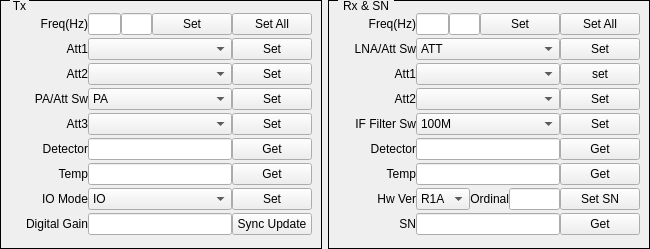
<?xml version="1.0" encoding="UTF-8"?>
<ui version="4.0">
 <class>QRFR1ADlg</class>
 <widget class="QWidget" name="QRFR1ADlg">
  <property name="geometry">
   <rect>
    <x>0</x>
    <y>0</y>
    <width>650</width>
    <height>249</height>
   </rect>
  </property>
  <property name="windowTitle">
   <string>Dialog</string>
  </property>
  <layout class="QHBoxLayout" name="horizontalLayout_21" stretch="1,1">
   <property name="spacing">
    <number>6</number>
   </property>
   <property name="leftMargin">
    <number>0</number>
   </property>
   <property name="topMargin">
    <number>0</number>
   </property>
   <property name="rightMargin">
    <number>0</number>
   </property>
   <property name="bottomMargin">
    <number>0</number>
   </property>
   <item>
    <widget class="QGroupBox" name="groupBoxTx">
     <property name="styleSheet">
      <string notr="true">QGroupBox{ border:1px solid black; margin-top:0.5ex; }
QGroupBox::title { subcontrol-origin:margin; subcontrol-position:top left; top:-1px; left:10px; margin-left: 0px; padding:0 1px; }</string>
     </property>
     <property name="title">
      <string>Tx</string>
     </property>
     <layout class="QHBoxLayout" name="horizontalLayout_19">
      <item>
       <layout class="QVBoxLayout" name="verticalLayoutTx">
        <property name="spacing">
         <number>0</number>
        </property>
        <item>
         <layout class="QHBoxLayout" name="horizontalLayoutTx0">
          <property name="spacing">
           <number>0</number>
          </property>
          <item>
           <widget class="QLabel" name="labelTxFreq">
            <property name="sizePolicy">
             <sizepolicy hsizetype="Fixed" vsizetype="Fixed">
              <horstretch>0</horstretch>
              <verstretch>0</verstretch>
             </sizepolicy>
            </property>
            <property name="minimumSize">
             <size>
              <width>78</width>
              <height>16</height>
             </size>
            </property>
            <property name="text">
             <string>Freq(Hz)</string>
            </property>
            <property name="alignment">
             <set>Qt::AlignRight|Qt::AlignTrailing|Qt::AlignVCenter</set>
            </property>
           </widget>
          </item>
          <item>
           <widget class="QLineEdit" name="lineEditTxFreq">
            <property name="sizePolicy">
             <sizepolicy hsizetype="Expanding" vsizetype="Fixed">
              <horstretch>5</horstretch>
              <verstretch>0</verstretch>
             </sizepolicy>
            </property>
           </widget>
          </item>
          <item>
           <widget class="QLineEdit" name="lineEditTxFreqStep">
            <property name="sizePolicy">
             <sizepolicy hsizetype="Fixed" vsizetype="Fixed">
              <horstretch>0</horstretch>
              <verstretch>0</verstretch>
             </sizepolicy>
            </property>
            <property name="maximumSize">
             <size>
              <width>31</width>
              <height>16777215</height>
             </size>
            </property>
           </widget>
          </item>
          <item>
           <widget class="QPushButton" name="pushButtonSetTxFreq">
            <property name="sizePolicy">
             <sizepolicy hsizetype="Expanding" vsizetype="Fixed">
              <horstretch>1</horstretch>
              <verstretch>0</verstretch>
             </sizepolicy>
            </property>
            <property name="text">
             <string>Set</string>
            </property>
           </widget>
          </item>
          <item>
           <widget class="QPushButton" name="pushButtonSetTxAll">
            <property name="sizePolicy">
             <sizepolicy hsizetype="Expanding" vsizetype="Fixed">
              <horstretch>1</horstretch>
              <verstretch>0</verstretch>
             </sizepolicy>
            </property>
            <property name="text">
             <string>Set All</string>
            </property>
           </widget>
          </item>
         </layout>
        </item>
        <item>
         <layout class="QHBoxLayout" name="horizontalLayoutTx1">
          <property name="spacing">
           <number>0</number>
          </property>
          <item>
           <widget class="QLabel" name="labelTxAtt1">
            <property name="sizePolicy">
             <sizepolicy hsizetype="Fixed" vsizetype="Fixed">
              <horstretch>0</horstretch>
              <verstretch>0</verstretch>
             </sizepolicy>
            </property>
            <property name="minimumSize">
             <size>
              <width>78</width>
              <height>16</height>
             </size>
            </property>
            <property name="text">
             <string>Att1</string>
            </property>
            <property name="alignment">
             <set>Qt::AlignRight|Qt::AlignTrailing|Qt::AlignVCenter</set>
            </property>
           </widget>
          </item>
          <item>
           <widget class="QComboBox" name="comboBoxTxAtt1">
            <property name="sizePolicy">
             <sizepolicy hsizetype="Expanding" vsizetype="Fixed">
              <horstretch>5</horstretch>
              <verstretch>0</verstretch>
             </sizepolicy>
            </property>
           </widget>
          </item>
          <item>
           <widget class="QPushButton" name="pushButtonSetTxAtt1">
            <property name="sizePolicy">
             <sizepolicy hsizetype="Expanding" vsizetype="Fixed">
              <horstretch>2</horstretch>
              <verstretch>0</verstretch>
             </sizepolicy>
            </property>
            <property name="text">
             <string>Set</string>
            </property>
           </widget>
          </item>
         </layout>
        </item>
        <item>
         <layout class="QHBoxLayout" name="horizontalLayoutTx2">
          <property name="spacing">
           <number>0</number>
          </property>
          <item>
           <widget class="QLabel" name="labelTxAtt2">
            <property name="sizePolicy">
             <sizepolicy hsizetype="Fixed" vsizetype="Fixed">
              <horstretch>0</horstretch>
              <verstretch>0</verstretch>
             </sizepolicy>
            </property>
            <property name="minimumSize">
             <size>
              <width>78</width>
              <height>16</height>
             </size>
            </property>
            <property name="text">
             <string>Att2</string>
            </property>
            <property name="alignment">
             <set>Qt::AlignRight|Qt::AlignTrailing|Qt::AlignVCenter</set>
            </property>
           </widget>
          </item>
          <item>
           <widget class="QComboBox" name="comboBoxTxAtt2">
            <property name="sizePolicy">
             <sizepolicy hsizetype="Expanding" vsizetype="Fixed">
              <horstretch>5</horstretch>
              <verstretch>0</verstretch>
             </sizepolicy>
            </property>
           </widget>
          </item>
          <item>
           <widget class="QPushButton" name="pushButtonSetTxAtt2">
            <property name="sizePolicy">
             <sizepolicy hsizetype="Expanding" vsizetype="Fixed">
              <horstretch>2</horstretch>
              <verstretch>0</verstretch>
             </sizepolicy>
            </property>
            <property name="text">
             <string>Set</string>
            </property>
           </widget>
          </item>
         </layout>
        </item>
        <item>
         <layout class="QHBoxLayout" name="horizontalLayoutTx3">
          <property name="spacing">
           <number>0</number>
          </property>
          <item>
           <widget class="QLabel" name="labelTxPAAttSw">
            <property name="sizePolicy">
             <sizepolicy hsizetype="Fixed" vsizetype="Fixed">
              <horstretch>0</horstretch>
              <verstretch>0</verstretch>
             </sizepolicy>
            </property>
            <property name="minimumSize">
             <size>
              <width>78</width>
              <height>16</height>
             </size>
            </property>
            <property name="text">
             <string>PA/Att Sw</string>
            </property>
            <property name="alignment">
             <set>Qt::AlignRight|Qt::AlignTrailing|Qt::AlignVCenter</set>
            </property>
           </widget>
          </item>
          <item>
           <widget class="QComboBox" name="comboBoxTxPAAttSw">
            <property name="sizePolicy">
             <sizepolicy hsizetype="Expanding" vsizetype="Fixed">
              <horstretch>5</horstretch>
              <verstretch>0</verstretch>
             </sizepolicy>
            </property>
            <item>
             <property name="text">
              <string>PA</string>
             </property>
            </item>
            <item>
             <property name="text">
              <string>ATT</string>
             </property>
            </item>
           </widget>
          </item>
          <item>
           <widget class="QPushButton" name="pushButtonSetTxPAAttSw">
            <property name="sizePolicy">
             <sizepolicy hsizetype="Expanding" vsizetype="Fixed">
              <horstretch>2</horstretch>
              <verstretch>0</verstretch>
             </sizepolicy>
            </property>
            <property name="text">
             <string>Set</string>
            </property>
           </widget>
          </item>
         </layout>
        </item>
        <item>
         <layout class="QHBoxLayout" name="horizontalLayoutTx4">
          <property name="spacing">
           <number>0</number>
          </property>
          <item>
           <widget class="QLabel" name="labelTxAtt3">
            <property name="sizePolicy">
             <sizepolicy hsizetype="Fixed" vsizetype="Fixed">
              <horstretch>0</horstretch>
              <verstretch>0</verstretch>
             </sizepolicy>
            </property>
            <property name="minimumSize">
             <size>
              <width>78</width>
              <height>16</height>
             </size>
            </property>
            <property name="text">
             <string>Att3</string>
            </property>
            <property name="alignment">
             <set>Qt::AlignRight|Qt::AlignTrailing|Qt::AlignVCenter</set>
            </property>
           </widget>
          </item>
          <item>
           <widget class="QComboBox" name="comboBoxTxAtt3">
            <property name="sizePolicy">
             <sizepolicy hsizetype="Expanding" vsizetype="Fixed">
              <horstretch>5</horstretch>
              <verstretch>0</verstretch>
             </sizepolicy>
            </property>
           </widget>
          </item>
          <item>
           <widget class="QPushButton" name="pushButtonSetTxAtt3">
            <property name="sizePolicy">
             <sizepolicy hsizetype="Expanding" vsizetype="Fixed">
              <horstretch>2</horstretch>
              <verstretch>0</verstretch>
             </sizepolicy>
            </property>
            <property name="text">
             <string>Set</string>
            </property>
           </widget>
          </item>
         </layout>
        </item>
        <item>
         <layout class="QHBoxLayout" name="horizontalLayoutTx5">
          <property name="spacing">
           <number>0</number>
          </property>
          <item>
           <widget class="QLabel" name="labelTxDet">
            <property name="sizePolicy">
             <sizepolicy hsizetype="Fixed" vsizetype="Fixed">
              <horstretch>0</horstretch>
              <verstretch>0</verstretch>
             </sizepolicy>
            </property>
            <property name="minimumSize">
             <size>
              <width>78</width>
              <height>16</height>
             </size>
            </property>
            <property name="text">
             <string>Detector</string>
            </property>
            <property name="alignment">
             <set>Qt::AlignRight|Qt::AlignTrailing|Qt::AlignVCenter</set>
            </property>
           </widget>
          </item>
          <item>
           <widget class="QLineEdit" name="lineEditTxDet">
            <property name="sizePolicy">
             <sizepolicy hsizetype="Expanding" vsizetype="Fixed">
              <horstretch>5</horstretch>
              <verstretch>0</verstretch>
             </sizepolicy>
            </property>
            <property name="readOnly">
             <bool>true</bool>
            </property>
           </widget>
          </item>
          <item>
           <widget class="QPushButton" name="pushButtonGetTxDet">
            <property name="sizePolicy">
             <sizepolicy hsizetype="Expanding" vsizetype="Fixed">
              <horstretch>2</horstretch>
              <verstretch>0</verstretch>
             </sizepolicy>
            </property>
            <property name="text">
             <string>Get</string>
            </property>
           </widget>
          </item>
         </layout>
        </item>
        <item>
         <layout class="QHBoxLayout" name="horizontalLayoutTx6">
          <property name="spacing">
           <number>0</number>
          </property>
          <item>
           <widget class="QLabel" name="labelTxTemp">
            <property name="sizePolicy">
             <sizepolicy hsizetype="Fixed" vsizetype="Fixed">
              <horstretch>0</horstretch>
              <verstretch>0</verstretch>
             </sizepolicy>
            </property>
            <property name="minimumSize">
             <size>
              <width>78</width>
              <height>16</height>
             </size>
            </property>
            <property name="text">
             <string>Temp</string>
            </property>
            <property name="alignment">
             <set>Qt::AlignRight|Qt::AlignTrailing|Qt::AlignVCenter</set>
            </property>
           </widget>
          </item>
          <item>
           <widget class="QLineEdit" name="lineEditTxTemp">
            <property name="sizePolicy">
             <sizepolicy hsizetype="Expanding" vsizetype="Fixed">
              <horstretch>5</horstretch>
              <verstretch>0</verstretch>
             </sizepolicy>
            </property>
            <property name="readOnly">
             <bool>true</bool>
            </property>
           </widget>
          </item>
          <item>
           <widget class="QPushButton" name="pushButtonGetTxTemp">
            <property name="sizePolicy">
             <sizepolicy hsizetype="Expanding" vsizetype="Fixed">
              <horstretch>2</horstretch>
              <verstretch>0</verstretch>
             </sizepolicy>
            </property>
            <property name="text">
             <string>Get</string>
            </property>
           </widget>
          </item>
         </layout>
        </item>
        <item>
         <layout class="QHBoxLayout" name="horizontalLayoutTx7">
          <property name="spacing">
           <number>0</number>
          </property>
          <item>
           <widget class="QLabel" name="labelIOMode">
            <property name="sizePolicy">
             <sizepolicy hsizetype="Fixed" vsizetype="Fixed">
              <horstretch>0</horstretch>
              <verstretch>0</verstretch>
             </sizepolicy>
            </property>
            <property name="minimumSize">
             <size>
              <width>78</width>
              <height>16</height>
             </size>
            </property>
            <property name="text">
             <string>IO Mode</string>
            </property>
            <property name="alignment">
             <set>Qt::AlignRight|Qt::AlignTrailing|Qt::AlignVCenter</set>
            </property>
           </widget>
          </item>
          <item>
           <widget class="QComboBox" name="comboBoxIOMode">
            <property name="sizePolicy">
             <sizepolicy hsizetype="Expanding" vsizetype="Fixed">
              <horstretch>5</horstretch>
              <verstretch>0</verstretch>
             </sizepolicy>
            </property>
            <item>
             <property name="text">
              <string>IO</string>
             </property>
            </item>
            <item>
             <property name="text">
              <string>OUTPUT</string>
             </property>
            </item>
            <item>
             <property name="text">
              <string>LOOPBACK</string>
             </property>
            </item>
           </widget>
          </item>
          <item>
           <widget class="QPushButton" name="pushButtonSetIOMode">
            <property name="sizePolicy">
             <sizepolicy hsizetype="Expanding" vsizetype="Fixed">
              <horstretch>2</horstretch>
              <verstretch>0</verstretch>
             </sizepolicy>
            </property>
            <property name="text">
             <string>Set</string>
            </property>
           </widget>
          </item>
         </layout>
        </item>
        <item>
         <layout class="QHBoxLayout" name="horizontalLayoutTx8">
          <property name="spacing">
           <number>0</number>
          </property>
          <item>
           <widget class="QLabel" name="labelDGain">
            <property name="sizePolicy">
             <sizepolicy hsizetype="Fixed" vsizetype="Fixed">
              <horstretch>0</horstretch>
              <verstretch>0</verstretch>
             </sizepolicy>
            </property>
            <property name="minimumSize">
             <size>
              <width>78</width>
              <height>16</height>
             </size>
            </property>
            <property name="text">
             <string>Digital Gain</string>
            </property>
            <property name="alignment">
             <set>Qt::AlignRight|Qt::AlignTrailing|Qt::AlignVCenter</set>
            </property>
           </widget>
          </item>
          <item>
           <widget class="QLineEdit" name="lineEditDGain">
            <property name="sizePolicy">
             <sizepolicy hsizetype="Expanding" vsizetype="Fixed">
              <horstretch>5</horstretch>
              <verstretch>0</verstretch>
             </sizepolicy>
            </property>
           </widget>
          </item>
          <item>
           <widget class="QPushButton" name="pushButtonSyncSetTxGain">
            <property name="sizePolicy">
             <sizepolicy hsizetype="Expanding" vsizetype="Fixed">
              <horstretch>2</horstretch>
              <verstretch>0</verstretch>
             </sizepolicy>
            </property>
            <property name="text">
             <string>Sync Update</string>
            </property>
           </widget>
          </item>
         </layout>
        </item>
       </layout>
      </item>
     </layout>
    </widget>
   </item>
   <item>
    <widget class="QGroupBox" name="groupBoxRx">
     <property name="styleSheet">
      <string notr="true">QGroupBox{ border:1px solid black; margin-top:0.5ex; }
QGroupBox::title { subcontrol-origin:margin; subcontrol-position:top left; top:-1px; left:10px; margin-left: 0px; padding:0 1px; }</string>
     </property>
     <property name="title">
      <string>Rx &amp;&amp; SN</string>
     </property>
     <layout class="QHBoxLayout" name="horizontalLayout_20">
      <item>
       <layout class="QVBoxLayout" name="verticalLayoutRx">
        <property name="spacing">
         <number>0</number>
        </property>
        <item>
         <layout class="QHBoxLayout" name="horizontalLayoutRx0">
          <property name="spacing">
           <number>0</number>
          </property>
          <item>
           <widget class="QLabel" name="labelRxFreq">
            <property name="sizePolicy">
             <sizepolicy hsizetype="Fixed" vsizetype="Fixed">
              <horstretch>0</horstretch>
              <verstretch>0</verstretch>
             </sizepolicy>
            </property>
            <property name="minimumSize">
             <size>
              <width>78</width>
              <height>16</height>
             </size>
            </property>
            <property name="text">
             <string>Freq(Hz)</string>
            </property>
            <property name="alignment">
             <set>Qt::AlignRight|Qt::AlignTrailing|Qt::AlignVCenter</set>
            </property>
           </widget>
          </item>
          <item>
           <widget class="QLineEdit" name="lineEditRxFreq">
            <property name="sizePolicy">
             <sizepolicy hsizetype="Expanding" vsizetype="Fixed">
              <horstretch>5</horstretch>
              <verstretch>0</verstretch>
             </sizepolicy>
            </property>
           </widget>
          </item>
          <item>
           <widget class="QLineEdit" name="lineEditRxFreqStep">
            <property name="sizePolicy">
             <sizepolicy hsizetype="Fixed" vsizetype="Fixed">
              <horstretch>0</horstretch>
              <verstretch>0</verstretch>
             </sizepolicy>
            </property>
            <property name="maximumSize">
             <size>
              <width>31</width>
              <height>16777215</height>
             </size>
            </property>
           </widget>
          </item>
          <item>
           <widget class="QPushButton" name="pushButtonSetRxFreq">
            <property name="sizePolicy">
             <sizepolicy hsizetype="Expanding" vsizetype="Fixed">
              <horstretch>1</horstretch>
              <verstretch>0</verstretch>
             </sizepolicy>
            </property>
            <property name="text">
             <string>Set</string>
            </property>
           </widget>
          </item>
          <item>
           <widget class="QPushButton" name="pushButtonSetRxAll">
            <property name="sizePolicy">
             <sizepolicy hsizetype="Expanding" vsizetype="Fixed">
              <horstretch>1</horstretch>
              <verstretch>0</verstretch>
             </sizepolicy>
            </property>
            <property name="text">
             <string>Set All</string>
            </property>
           </widget>
          </item>
         </layout>
        </item>
        <item>
         <layout class="QHBoxLayout" name="horizontalLayoutRx1">
          <property name="spacing">
           <number>0</number>
          </property>
          <item>
           <widget class="QLabel" name="labelRxLNAAttSw">
            <property name="sizePolicy">
             <sizepolicy hsizetype="Fixed" vsizetype="Fixed">
              <horstretch>0</horstretch>
              <verstretch>0</verstretch>
             </sizepolicy>
            </property>
            <property name="minimumSize">
             <size>
              <width>78</width>
              <height>16</height>
             </size>
            </property>
            <property name="text">
             <string>LNA/Att Sw</string>
            </property>
            <property name="alignment">
             <set>Qt::AlignRight|Qt::AlignTrailing|Qt::AlignVCenter</set>
            </property>
           </widget>
          </item>
          <item>
           <widget class="QComboBox" name="comboBoxRxLNAAttSw">
            <property name="sizePolicy">
             <sizepolicy hsizetype="Expanding" vsizetype="Fixed">
              <horstretch>5</horstretch>
              <verstretch>0</verstretch>
             </sizepolicy>
            </property>
            <item>
             <property name="text">
              <string>ATT</string>
             </property>
            </item>
            <item>
             <property name="text">
              <string>LNA</string>
             </property>
            </item>
           </widget>
          </item>
          <item>
           <widget class="QPushButton" name="pushButtonSetRxLNAAttSw">
            <property name="sizePolicy">
             <sizepolicy hsizetype="Expanding" vsizetype="Fixed">
              <horstretch>2</horstretch>
              <verstretch>0</verstretch>
             </sizepolicy>
            </property>
            <property name="text">
             <string>Set</string>
            </property>
           </widget>
          </item>
         </layout>
        </item>
        <item>
         <layout class="QHBoxLayout" name="horizontalLayoutRx2">
          <property name="spacing">
           <number>0</number>
          </property>
          <item>
           <widget class="QLabel" name="labelRxAtt1">
            <property name="sizePolicy">
             <sizepolicy hsizetype="Fixed" vsizetype="Fixed">
              <horstretch>0</horstretch>
              <verstretch>0</verstretch>
             </sizepolicy>
            </property>
            <property name="minimumSize">
             <size>
              <width>78</width>
              <height>16</height>
             </size>
            </property>
            <property name="text">
             <string>Att1</string>
            </property>
            <property name="alignment">
             <set>Qt::AlignRight|Qt::AlignTrailing|Qt::AlignVCenter</set>
            </property>
           </widget>
          </item>
          <item>
           <widget class="QComboBox" name="comboBoxRxAtt1">
            <property name="sizePolicy">
             <sizepolicy hsizetype="Expanding" vsizetype="Fixed">
              <horstretch>5</horstretch>
              <verstretch>0</verstretch>
             </sizepolicy>
            </property>
           </widget>
          </item>
          <item>
           <widget class="QPushButton" name="pushButtonSetRxAtt1">
            <property name="sizePolicy">
             <sizepolicy hsizetype="Expanding" vsizetype="Fixed">
              <horstretch>2</horstretch>
              <verstretch>0</verstretch>
             </sizepolicy>
            </property>
            <property name="text">
             <string>set</string>
            </property>
           </widget>
          </item>
         </layout>
        </item>
        <item>
         <layout class="QHBoxLayout" name="horizontalLayoutRx3">
          <property name="spacing">
           <number>0</number>
          </property>
          <item>
           <widget class="QLabel" name="labelRxAtt2">
            <property name="sizePolicy">
             <sizepolicy hsizetype="Fixed" vsizetype="Fixed">
              <horstretch>0</horstretch>
              <verstretch>0</verstretch>
             </sizepolicy>
            </property>
            <property name="minimumSize">
             <size>
              <width>78</width>
              <height>16</height>
             </size>
            </property>
            <property name="text">
             <string>Att2</string>
            </property>
            <property name="alignment">
             <set>Qt::AlignRight|Qt::AlignTrailing|Qt::AlignVCenter</set>
            </property>
           </widget>
          </item>
          <item>
           <widget class="QComboBox" name="comboBoxRxAtt2">
            <property name="sizePolicy">
             <sizepolicy hsizetype="Expanding" vsizetype="Fixed">
              <horstretch>5</horstretch>
              <verstretch>0</verstretch>
             </sizepolicy>
            </property>
           </widget>
          </item>
          <item>
           <widget class="QPushButton" name="pushButtonSetRxAtt2">
            <property name="sizePolicy">
             <sizepolicy hsizetype="Expanding" vsizetype="Fixed">
              <horstretch>2</horstretch>
              <verstretch>0</verstretch>
             </sizepolicy>
            </property>
            <property name="text">
             <string>Set</string>
            </property>
           </widget>
          </item>
         </layout>
        </item>
        <item>
         <layout class="QHBoxLayout" name="horizontalLayoutRx4">
          <property name="spacing">
           <number>0</number>
          </property>
          <item>
           <widget class="QLabel" name="labelIFFilterSw">
            <property name="sizePolicy">
             <sizepolicy hsizetype="Fixed" vsizetype="Fixed">
              <horstretch>0</horstretch>
              <verstretch>0</verstretch>
             </sizepolicy>
            </property>
            <property name="minimumSize">
             <size>
              <width>78</width>
              <height>16</height>
             </size>
            </property>
            <property name="text">
             <string>IF Filter Sw</string>
            </property>
            <property name="alignment">
             <set>Qt::AlignRight|Qt::AlignTrailing|Qt::AlignVCenter</set>
            </property>
           </widget>
          </item>
          <item>
           <widget class="QComboBox" name="comboBoxIFFilterSw">
            <property name="sizePolicy">
             <sizepolicy hsizetype="Expanding" vsizetype="Fixed">
              <horstretch>5</horstretch>
              <verstretch>0</verstretch>
             </sizepolicy>
            </property>
            <item>
             <property name="text">
              <string>100M</string>
             </property>
            </item>
            <item>
             <property name="text">
              <string>160M</string>
             </property>
            </item>
           </widget>
          </item>
          <item>
           <widget class="QPushButton" name="pushButtonSetIFFilterSw">
            <property name="sizePolicy">
             <sizepolicy hsizetype="Expanding" vsizetype="Fixed">
              <horstretch>2</horstretch>
              <verstretch>0</verstretch>
             </sizepolicy>
            </property>
            <property name="text">
             <string>Set</string>
            </property>
           </widget>
          </item>
         </layout>
        </item>
        <item>
         <layout class="QHBoxLayout" name="horizontalLayoutRx5">
          <property name="spacing">
           <number>0</number>
          </property>
          <item>
           <widget class="QLabel" name="labelRxDet">
            <property name="sizePolicy">
             <sizepolicy hsizetype="Fixed" vsizetype="Fixed">
              <horstretch>0</horstretch>
              <verstretch>0</verstretch>
             </sizepolicy>
            </property>
            <property name="minimumSize">
             <size>
              <width>78</width>
              <height>16</height>
             </size>
            </property>
            <property name="text">
             <string>Detector</string>
            </property>
            <property name="alignment">
             <set>Qt::AlignRight|Qt::AlignTrailing|Qt::AlignVCenter</set>
            </property>
           </widget>
          </item>
          <item>
           <widget class="QLineEdit" name="lineEditRxDet">
            <property name="sizePolicy">
             <sizepolicy hsizetype="Expanding" vsizetype="Fixed">
              <horstretch>5</horstretch>
              <verstretch>0</verstretch>
             </sizepolicy>
            </property>
            <property name="readOnly">
             <bool>true</bool>
            </property>
           </widget>
          </item>
          <item>
           <widget class="QPushButton" name="pushButtonGetRxDet">
            <property name="sizePolicy">
             <sizepolicy hsizetype="Expanding" vsizetype="Fixed">
              <horstretch>2</horstretch>
              <verstretch>0</verstretch>
             </sizepolicy>
            </property>
            <property name="text">
             <string>Get</string>
            </property>
           </widget>
          </item>
         </layout>
        </item>
        <item>
         <layout class="QHBoxLayout" name="horizontalLayoutRx6">
          <property name="spacing">
           <number>0</number>
          </property>
          <item>
           <widget class="QLabel" name="labelRxTemp">
            <property name="sizePolicy">
             <sizepolicy hsizetype="Fixed" vsizetype="Fixed">
              <horstretch>0</horstretch>
              <verstretch>0</verstretch>
             </sizepolicy>
            </property>
            <property name="minimumSize">
             <size>
              <width>78</width>
              <height>16</height>
             </size>
            </property>
            <property name="text">
             <string>Temp</string>
            </property>
            <property name="alignment">
             <set>Qt::AlignRight|Qt::AlignTrailing|Qt::AlignVCenter</set>
            </property>
           </widget>
          </item>
          <item>
           <widget class="QLineEdit" name="lineEditRxTemp">
            <property name="sizePolicy">
             <sizepolicy hsizetype="Expanding" vsizetype="Fixed">
              <horstretch>5</horstretch>
              <verstretch>0</verstretch>
             </sizepolicy>
            </property>
            <property name="readOnly">
             <bool>true</bool>
            </property>
           </widget>
          </item>
          <item>
           <widget class="QPushButton" name="pushButtonGetRxTemp">
            <property name="sizePolicy">
             <sizepolicy hsizetype="Expanding" vsizetype="Fixed">
              <horstretch>2</horstretch>
              <verstretch>0</verstretch>
             </sizepolicy>
            </property>
            <property name="text">
             <string>Get</string>
            </property>
           </widget>
          </item>
         </layout>
        </item>
        <item>
         <layout class="QHBoxLayout" name="horizontalLayoutRx7" stretch="0,0,0,0,0">
          <property name="spacing">
           <number>0</number>
          </property>
          <item>
           <widget class="QLabel" name="labelHwVer">
            <property name="sizePolicy">
             <sizepolicy hsizetype="Fixed" vsizetype="Fixed">
              <horstretch>0</horstretch>
              <verstretch>0</verstretch>
             </sizepolicy>
            </property>
            <property name="minimumSize">
             <size>
              <width>78</width>
              <height>16</height>
             </size>
            </property>
            <property name="text">
             <string>Hw Ver</string>
            </property>
            <property name="alignment">
             <set>Qt::AlignRight|Qt::AlignTrailing|Qt::AlignVCenter</set>
            </property>
           </widget>
          </item>
          <item>
           <widget class="QComboBox" name="comboBoxHwVer">
            <property name="sizePolicy">
             <sizepolicy hsizetype="Expanding" vsizetype="Fixed">
              <horstretch>2</horstretch>
              <verstretch>0</verstretch>
             </sizepolicy>
            </property>
            <item>
             <property name="text">
              <string>R1A</string>
             </property>
            </item>
            <item>
             <property name="text">
              <string>R1B</string>
             </property>
            </item>
           </widget>
          </item>
          <item>
           <widget class="QLabel" name="labelOrdinal">
            <property name="sizePolicy">
             <sizepolicy hsizetype="Preferred" vsizetype="Preferred">
              <horstretch>0</horstretch>
              <verstretch>0</verstretch>
             </sizepolicy>
            </property>
            <property name="minimumSize">
             <size>
              <width>0</width>
              <height>0</height>
             </size>
            </property>
            <property name="text">
             <string>Ordinal</string>
            </property>
            <property name="alignment">
             <set>Qt::AlignRight|Qt::AlignTrailing|Qt::AlignVCenter</set>
            </property>
           </widget>
          </item>
          <item>
           <widget class="QLineEdit" name="lineEditOrdinal">
            <property name="sizePolicy">
             <sizepolicy hsizetype="Expanding" vsizetype="Fixed">
              <horstretch>3</horstretch>
              <verstretch>0</verstretch>
             </sizepolicy>
            </property>
           </widget>
          </item>
          <item>
           <widget class="QPushButton" name="pushButtonSetSN">
            <property name="sizePolicy">
             <sizepolicy hsizetype="Expanding" vsizetype="Fixed">
              <horstretch>2</horstretch>
              <verstretch>0</verstretch>
             </sizepolicy>
            </property>
            <property name="text">
             <string>Set SN</string>
            </property>
           </widget>
          </item>
         </layout>
        </item>
        <item>
         <layout class="QHBoxLayout" name="horizontalLayoutRx8">
          <property name="spacing">
           <number>0</number>
          </property>
          <item>
           <widget class="QLabel" name="labelSN">
            <property name="sizePolicy">
             <sizepolicy hsizetype="Fixed" vsizetype="Fixed">
              <horstretch>0</horstretch>
              <verstretch>0</verstretch>
             </sizepolicy>
            </property>
            <property name="minimumSize">
             <size>
              <width>78</width>
              <height>16</height>
             </size>
            </property>
            <property name="text">
             <string>SN</string>
            </property>
            <property name="alignment">
             <set>Qt::AlignRight|Qt::AlignTrailing|Qt::AlignVCenter</set>
            </property>
           </widget>
          </item>
          <item>
           <widget class="QLineEdit" name="lineEditSN">
            <property name="sizePolicy">
             <sizepolicy hsizetype="Expanding" vsizetype="Fixed">
              <horstretch>5</horstretch>
              <verstretch>0</verstretch>
             </sizepolicy>
            </property>
            <property name="readOnly">
             <bool>true</bool>
            </property>
           </widget>
          </item>
          <item>
           <widget class="QPushButton" name="pushButtonGetSN">
            <property name="sizePolicy">
             <sizepolicy hsizetype="Expanding" vsizetype="Fixed">
              <horstretch>2</horstretch>
              <verstretch>0</verstretch>
             </sizepolicy>
            </property>
            <property name="text">
             <string>Get</string>
            </property>
           </widget>
          </item>
         </layout>
        </item>
       </layout>
      </item>
     </layout>
    </widget>
   </item>
  </layout>
 </widget>
 <resources/>
 <connections/>
</ui>
